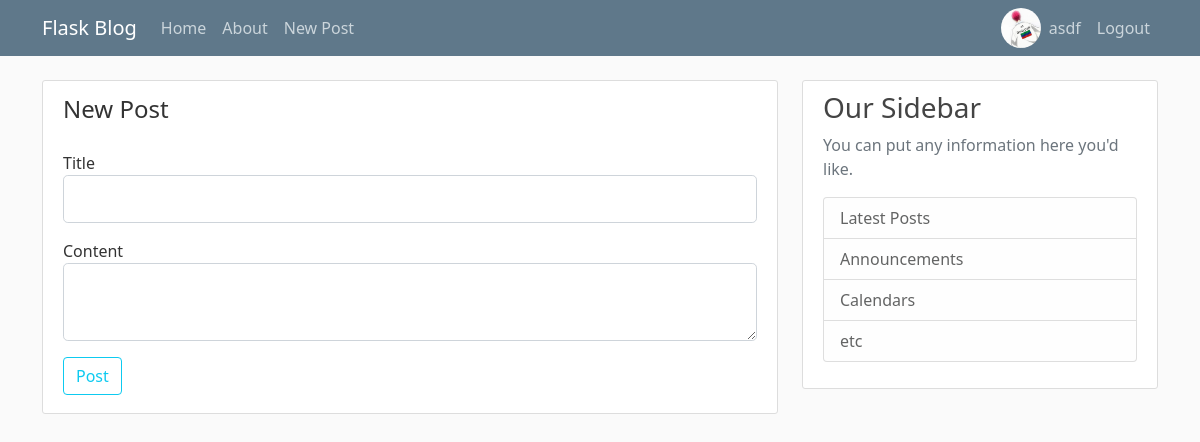
The app's page /post/new (signed in) with its own data.
### flaskblog/models.py (models this page shows, shortened)
class User(db.Model, UserMixin):
    id = db.Column(db.Integer, primary_key=True)
    username = db.Column(db.String(20), unique=True, nullable=False)
    email = db.Column(db.String(120), unique=True, nullable=False)
    image_file = db.Column(db.String(20), nullable=False, default='default.png')
    password = db.Column(db.String(60),  nullable=False)
    posts = db.relationship('Post', backref='author', lazy=True)

### flaskblog/posts/routes.py (the view)
@posts.route("/post/new", methods=['GET', 'POST'])
@login_required
def new_post():
    form = PostForm()
    if form.validate_on_submit():
        post = Post(title=form.title.data, content=form.content.data, author=current_user)
        db.session.add(post)
        db.session.commit()
        flash("Your post has been created!", category='success')
        return redirect(url_for('main.home'))
    return render_template('create_post.html', title='New Post', form=form)

### flaskblog/posts/forms.py
class PostForm(FlaskForm):
    title = StringField('Title', validators=[DataRequired()])
    content = TextAreaField('Content', validators=[DataRequired()])
    submit = SubmitField('Post')

### flaskblog/models.py (called while the page is built)
@login_manager.user_loader
def load_user(user_id):
    query = db.select(User).where(User.id == int(user_id))  # user_id should be an integer so int() here to be sure
    return db.session.execute(query).scalar()               # using scalar() to get only one element

### flaskblog/templates/create_post.html (shortened to what this page needs)
{% extends "layout.html" %}
{% block content %}
    <div class="content-section">
        <form method="POST" action="">
            <fieldset class="form-group">
                <legend class="border-bootom mb-4">New Post</legend>
                <div class="form-group">
                    {{ form.title.label(class="form-control-label") }}
                    {% if form.title.errors %}
                        {{ form.title(class="form-control form-control-lg is-invalid") }}
                        <div class="invalid-feedback mb-2">
                            {% for error in form.title.errors %}
                                <span>{{ error }}</span>
                            {% endfor %}
                        </div>
                    {% else %}
                        {{ form.title(class="form-control form-control-lg mb-3") }}
                    {% endif %}
                </div>
                <div class="form-group">
                    {{ form.content.label(class="form-control-label") }}
                    {% if form.content.errors %}
                        {{ form.content(class="form-control form-control-lg is-invalid") }}
                        <div class="invalid-feedback mb-2">
                            {% for error in form.content.errors %}
                                <span>{{ error }}</span>
                            {% endfor %}
                        </div>
                    {% else %}
                        {{ form.content(class="form-control form-control-lg mb-3") }}
                    {% endif %}
                </div>
            </fieldset>
            <div class="form-group">
                {{ form.submit(class="btn btn-outline-info mb-2 ") }}
            </div>
        </form>
    </div>
{% endblock content %}

### flaskblog/templates/layout.html (shortened to what this page needs)
<!DOCTYPE html>
<html lang="en">
<head>
    <link href="https://cdn.jsdelivr.net/npm/bootstrap@5.0.2/dist/css/bootstrap.min.css" rel="stylesheet">
    <link rel="stylesheet" type="text/css" href="{{ url_for('static', filename='main.css') }}">
</head>
<body>
    <header class="site-header">
      <nav class="navbar navbar-expand-md navbar-dark bg-steel fixed-top">
        <div class="container">
          <a class="navbar-brand mr-4" href="{{ url_for('main.home') }}">Flask Blog</a>
          <div class="collapse navbar-collapse" id="navbarToggle">
            <div class="navbar-nav mr-auto">
              <a class="nav-item nav-link" href="{{ url_for('main.home') }}">Home</a>
              <a class="nav-item nav-link" href="{{ url_for('main.about') }}">About</a>
              {% if current_user.is_authenticated %}
                  <a class="nav-item nav-link" href="{{ url_for('posts.new_post') }}">New Post</a>
              {% endif %}
            </div>
            <div class="navbar-nav ms-auto">
                {% if current_user.is_authenticated %}
                    <a href="{{ url_for('users.account') }}"><img class="rounded-circle account-img-header" src="{{ url_for('static', filename='profile_pics/' + current_user.image_file)}}" alt="profile-picture"></a>
                    <a class="nav-item nav-link" href="{{ url_for('users.account') }}">{{ current_user.username }}</a>
                    <a class="nav-item nav-link" href="{{ url_for('users.logout') }}">Logout</a>
                {% else %}
                    <a class="nav-item nav-link" href="{{ url_for('users.login') }}">Login</a>
                    <a class="nav-item nav-link" href="{{ url_for('users.register') }}">Register</a>
                {% endif %}
            </div>
          </div>
        </div>
      </nav>
    </header>
    <main role="main" class="container">
        <div class="row">
          <div class="col-md-8">
            {% block content %}{% endblock %}
          </div>
          <div class="col-md-4">
            <div class="content-section">
              <h3>Our Sidebar</h3>
              <p class='text-muted'>You can put any information here you'd like.
                <ul class="list-group">
                  <li class="list-group-item list-group-item-light">Latest Posts</li>
                  <li class="list-group-item list-group-item-light">Announcements</li>
                  <li class="list-group-item list-group-item-light">Calendars</li>
                  <li class="list-group-item list-group-item-light">etc</li>
                </ul>
              </p>
            </div>
          </div>
        </div>
    </main>
</body>
</html>

### flaskblog/static/main.css (style rules this page uses)
body { background: #fafafa; color: #333333; margin-top: 5rem; }
h1, h2, h3, h4, h5, h6 { color: #444444; }
.bg-steel { background-color: #5f788a; }
.site-header .navbar-nav .nav-link { color: #cbd5db; }
.content-section { background: #ffffff; padding: 10px 20px; border: 1px solid #dddddd; border-radius: 3px; margin-bottom: 20px; }
.account-img-header { height: 40px; width: 40px; }

### records on screen
User: image_file (picture), username "asdf"
